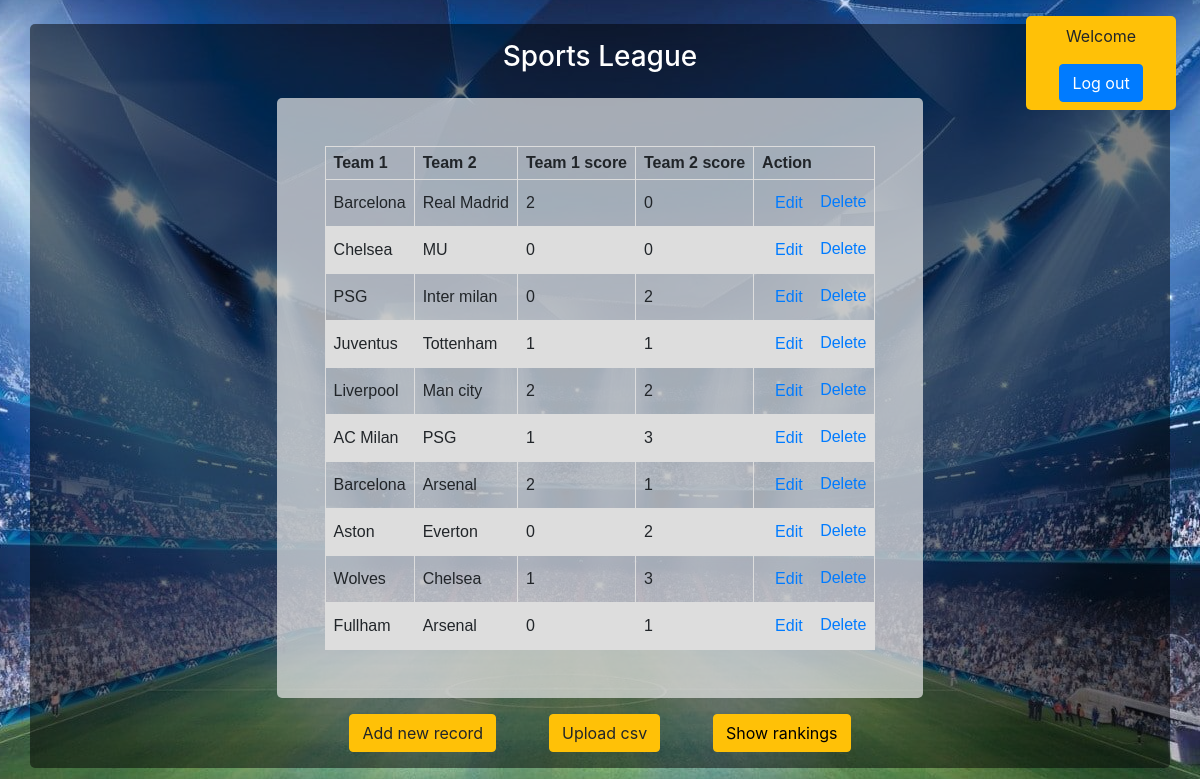
Page /home on the earlier database version.
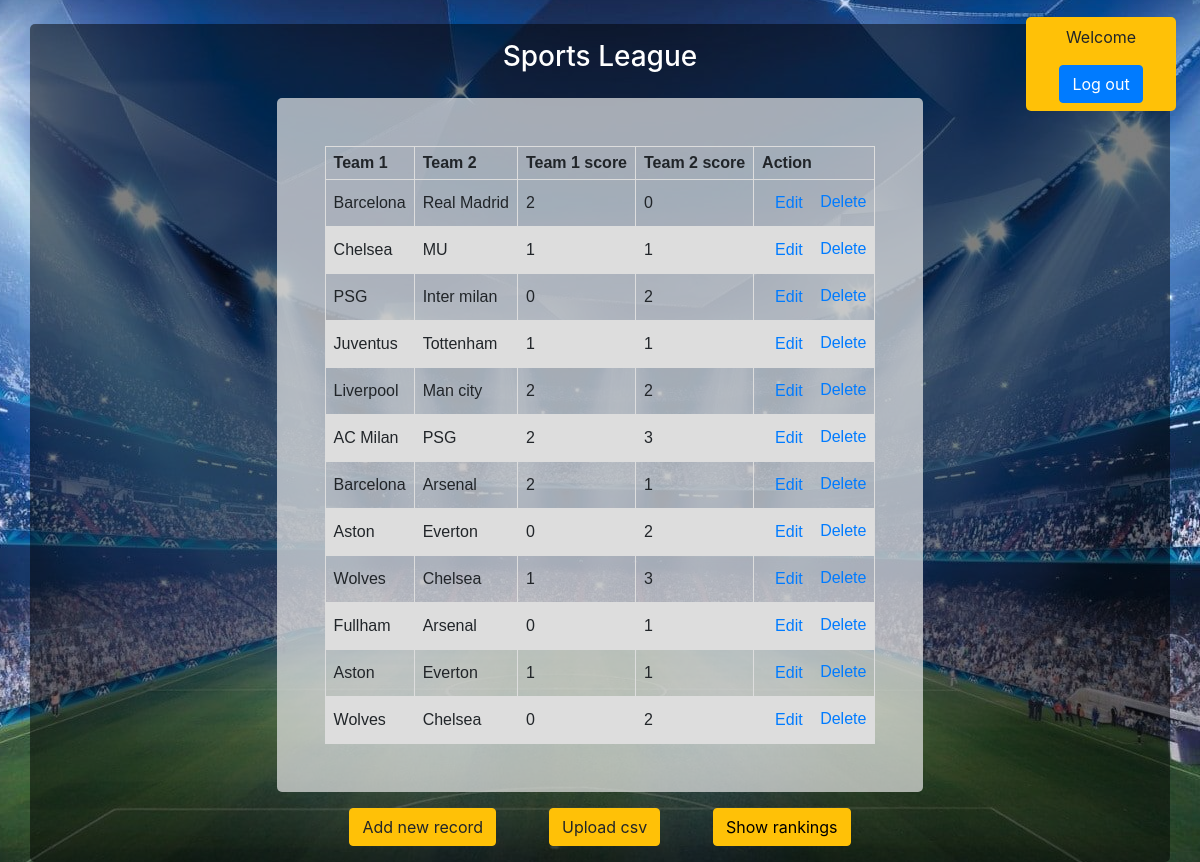
Same page on the later database version.
### ranking/models.py (models this page shows, shortened)
class Games(models.Model):
    team_1 = models.ForeignKey(Team, on_delete=models.CASCADE, related_name='games_as_team_1')
    team_2 = models.ForeignKey(Team, on_delete=models.CASCADE, related_name='games_as_team_2')
    team_1_score = models.IntegerField()
    team_2_score = models.IntegerField()
    class Meta:
        verbose_name_plural = "games"

class Team(models.Model):
    name = models.CharField(max_length=255)
    def __str__(self):
        return self.name

### ranking/views.py (the view, shortened to what this page needs)
# urls.py: path("home", Home.as_view(), name="home"),
class Home(TemplateView):
    template_name= "show.html"
    form_class = GamesForm
    def get_context_data(self, **kwargs):
        context = super().get_context_data(**kwargs)
        games = Games.objects.all()
        context["games"] = games
        return context

### ranking/templates/show.html (shortened to what this page needs)
<!DOCTYPE html>
<html lang="en">
<head>
    {% load static %}
    <link rel="stylesheet" href="{% static 'css/bootstrap.min.css' %}">
    <link rel="stylesheet" href="{% static 'css/styles.css' %}">
    <link rel="stylesheet" href="https://cdnjs.cloudflare.com/ajax/libs/bootstrap-table/1.9.0/bootstrap-table.min.css">
    <link rel="stylesheet" href="https://cdn.datatables.net/1.10.9/css/jquery.dataTables.min.css">
</head>
<body class="sport_league__body">
<scetion class="user-info">
    <span>Welcome {{ request.user.username }}</span>
    <button class="btn btn-primary mt-3 btn-add-record"><a href="/logout">Log out</a></button>
</scetion>
<section class="section__game_list container mt-4 p-3">
    <h3 class="mb-4">Sports League</h3>
    <div class="section__game_list_table p-5">
        <table id="table__game_list">
            <thead>
            <tr>
                <th>Team 1</th>
                <th>Team 2</th>
                <th>Team 1 score</th>
                <th>Team 2 score</th>
                <th>Action</th>
            </tr>
            </thead>
            <tbody>
            {% for game in games %}
            <tr>
                <td>{{ game.team_1 }}</td>
                <td>{{game.team_2}}</td>
                <td>{{game.team_1_score}}</td>
                <td>{{game.team_2_score}}</td>
                <td>
                    <button class="btn btn-link btn-add-record" data-toggle="modal" data-target="#myModal"
                            onclick="editGame({{ game.id }})">Edit
                    </button>
                    <a href="/delete/{{game.id}}">Delete</a>
                </td>
            </tr>
            {% endfor %}
            </tbody>
        </table>
    </div>
    <div class="section__buttons">
        <button class="btn btn-warning mt-3 btn-add-record" data-toggle="modal" data-target="#myModal"
                onclick="addNewRecord()">Add new record
        </button>
        <button class="btn btn-warning mt-3 btn-add-record" data-toggle="modal" data-target="#myModal"
                onclick="uploadCSV()">Upload csv
        </button>
        <button class="btn btn-warning mt-3 btn-add-record">
            <a style="color:black;" href="{% url 'ranking_list' %}">Show rankings</a>
        </button>
    </div>
</section>
</body>
</html>

Differences in the rows shown:
changed Games "MU": team_1_score "0" → "1"; team_2_score "0" → "1"
changed Games "AC Milan": team_1_score "1" → "2"
added Games: team_1 "Aston", team_2 "Everton", team_1_score "1", team_2_score "1"
added Games: team_1 "Wolves", team_2 "Chelsea", team_1_score "0", team_2_score "2"
